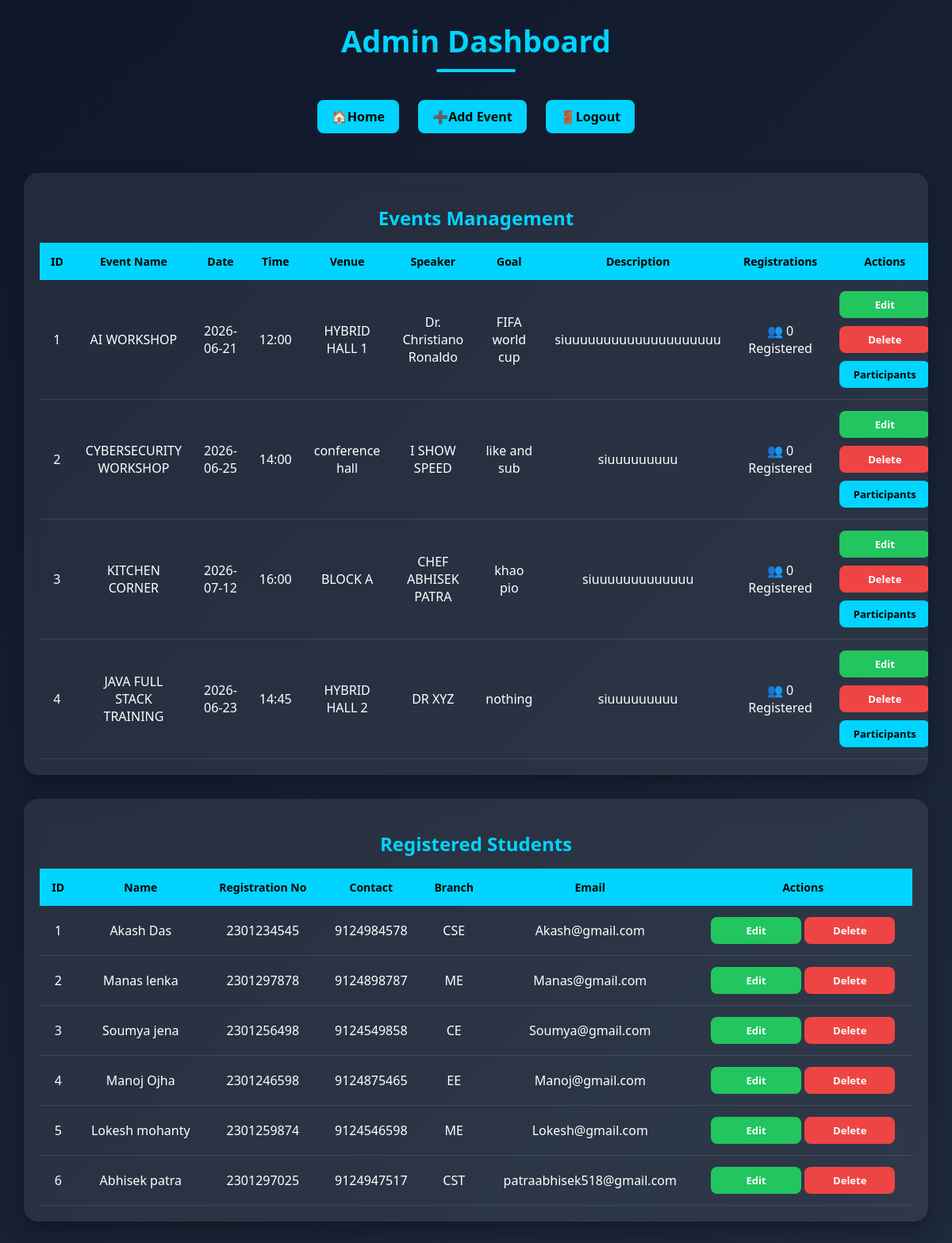
Page /admin (signed in) on the committed database.
### tables this page shows
CREATE TABLE events (
            id INTEGER PRIMARY KEY AUTOINCREMENT,
            event_name TEXT,
            event_date TEXT,
            event_time TEXT,
            venue TEXT,
            guest_speaker TEXT,
            event_goal TEXT,
            description TEXT
        , capacity INTEGER DEFAULT 50);

CREATE TABLE students (
    id INTEGER PRIMARY KEY AUTOINCREMENT,
    name TEXT,
    registration_no TEXT,
    contact TEXT,
    branch TEXT,
    email TEXT UNIQUE,
    password TEXT
, profile_image TEXT);

### app.py (the view)
@app.route("/admin")
def admin():
    if "admin" not in session:
        return redirect("/admin_login")
    conn = sqlite3.connect("events.db")
    cursor = conn.cursor()
    cursor.execute("SELECT * FROM events")
    events = cursor.fetchall()
    cursor.execute("SELECT * FROM students")
    students = cursor.fetchall()
    conn.close()
    return render_template("admin_dashboard.html", events=events, students=students)

### templates/admin_dashboard.html (shortened to what this page needs)
<!DOCTYPE html>
<html lang="en">
<head>
</head>
<body>
    <div class="header">
        <h1>Admin Dashboard</h1>
    </div>
    <div class="top-links">
        <a href="/">🏠Home</a>
        <a href="/add_event">➕Add Event</a>
        <a href="/admin_logout">🚪Logout</a>
    </div>
    <div class="container">
        <div class="table-card" id="events-table">
            <h2 class="section-title">Events Management</h2>
            <table>
                <tr>
                    <th>ID</th>
                    <th>Event Name</th>
                    <th>Date</th>
                    <th>Time</th>
                    <th>Venue</th>
                    <th>Speaker</th>
                    <th>Goal</th>
                    <th>Description</th>
                    <th>Registrations</th>
                    <th>Actions</th>
                </tr>
                {% for event in events %}
                <tr>
                    <td>{{ loop.index }}</td>
                    <td>{{ event[1] }}</td>
                    <td>{{ event[2] }}</td>
                    <td>{{ event[3] }}</td>
                    <td>{{ event[4] }}</td>
                    <td>{{ event[5] }}</td>
                    <td>{{ event[6] }}</td>
                    <td>{{ event[7] }}</td>
                    <td id="count-{{ event[0] }}">
                        👥 0 Registered
                    </td>
                    <td>
                        <div class="action-buttons">
                            <a href="/edit_event/{{ event[0] }}" class="btn edit">Edit</a>
                            <a href="/delete_event/{{ event[0] }}" class="btn delete"
                                onclick="return confirm('Delete this event?')">
                                Delete
                            </a>
                            <a href="/participants/{{ event[0] }}" class="btn participants">
                                Participants
                            </a>
                        </div>
                    </td>
                </tr>
                {% endfor %}
            </table>
        </div>
        <div class="table-card" id="students-table">
            <h2 class="section-title">Registered Students</h2>
            <table>
                <tr>
                    <th>ID</th>
                    <th>Name</th>
                    <th>Registration No</th>
                    <th>Contact</th>
                    <th>Branch</th>
                    <th>Email</th>
                    <th>Actions</th>
                </tr>
                {% for student in students %}
                <tr>
                    <td>{{ loop.index }}</td>
                    <td>{{ student[1] }}</td>
                    <td>{{ student[2] }}</td>
                    <td>{{ student[3] }}</td>
                    <td>{{ student[4] }}</td>
                    <td>{{ student[5] }}</td>
                    <td>
                        <a class="btn edit" href="/edit_student/{{ student[0] }}">
                            Edit
                        </a>
                        <a class="btn delete" href="/delete_student/{{ student[0] }}"
                            onclick="return confirm('Delete this student?')">
                            Delete
                        </a>
                    </td>
                </tr>
                {% endfor %}
            </table>
        </div>
    </div>
</body>
</html>

### templates/admin_dashboard.html (style rules this page uses)
body { margin: 0; font-family: 'Segoe UI', sans-serif; background: linear-gradient(135deg, #0f172a, #1e293b); min-height: 100vh; color: white; }
.header { text-align: center; padding: 25px; }
.header h1 { color: #00d4ff; margin: 0; font-size: 38px; }
.header h1::after { content: ""; display: block; width: 100px; height: 4px; background: #00d4ff; margin: 10px auto; border-radius: 5px; }
.container { padding: 30px; }
.table-card { text-align: center; background: rgba(255, 255, 255, 0.08); -webkit-backdrop-filter: blur(12px); backdrop-filter: blur(12px); border-radius: 18px; padding: 20px; overflow-x: auto; box-shadow: 0 10px 25px rgba(0, 0, 0, 0.3); margin-bottom: 30px; }
table { width: 100%; border-collapse: collapse; }
th { background: #00d4ff; color: black; padding: 14px; font-size: 14px; }
td { padding: 14px; text-align: center; border-bottom: 1px solid rgba(255, 255, 255, 0.1); }
.btn { display: inline-block; min-width: 90px; padding: 8px 12px; border-radius: 8px; text-decoration: none; text-align: center; color: white; font-size: 13px; font-weight: bold; transition: 0.3s; }
.edit { background: #22c55e; }
.delete { background: #ef4444; }
.top-links { text-align: center; margin-bottom: 20px; }
.top-links a { display: inline-block; margin: 0 10px; padding: 10px 18px; background: #00d4ff; color: black; text-decoration: none; border-radius: 8px; font-weight: bold; transition: 0.3s; }
.section-title { text-align: center; color: #00d4ff; margin-bottom: 15px; }

### rows in the picture
events: event_name "AI WORKSHOP", event_date "2026-06-21", event_time "12:00", venue "HYBRID HALL 1", guest_speaker "Dr. Christiano Ronaldo", event_goal "FIFA world cup", description "siuuuuuuuuuuuuuuuuuuuu"
events: event_name "CYBERSECURITY WORKSHOP", event_date "2026-06-25", event_time "14:00", venue "conference hall", guest_speaker "I SHOW SPEED", event_goal "like and sub", description "siuuuuuuuuu"
events: event_name "KITCHEN CORNER", event_date "2026-07-12", event_time "16:00", venue "BLOCK A", guest_speaker "CHEF ABHISEK PATRA", event_goal "khao pio", description "siuuuuuuuuuuuuu"
events: event_name "JAVA FULL STACK TRAINING", event_date "2026-06-23", event_time "14:45", venue "HYBRID HALL 2", guest_speaker "DR XYZ", event_goal "nothing", description "siuuuuuuuuu"
students: name "Akash Das", registration_no "2301234545", contact "9124984578", branch "CSE", email "Akash@gmail.com"
students: name "Manas lenka", registration_no "2301297878", contact "9124898787", branch "ME", email "Manas@gmail.com"
students: name "Soumya jena", registration_no "2301256498", contact "9124549858", branch "CE", email "Soumya@gmail.com"
students: name "Manoj Ojha", registration_no "2301246598", contact "9124875465", branch "EE", email "Manoj@gmail.com"
students: name "Lokesh mohanty", registration_no "2301259874", contact "9124546598", branch "ME", email "Lokesh@gmail.com"
students: name "Abhisek patra", registration_no "2301297025", contact "9124947517", branch "CST", email "patraabhisek518@gmail.com"
